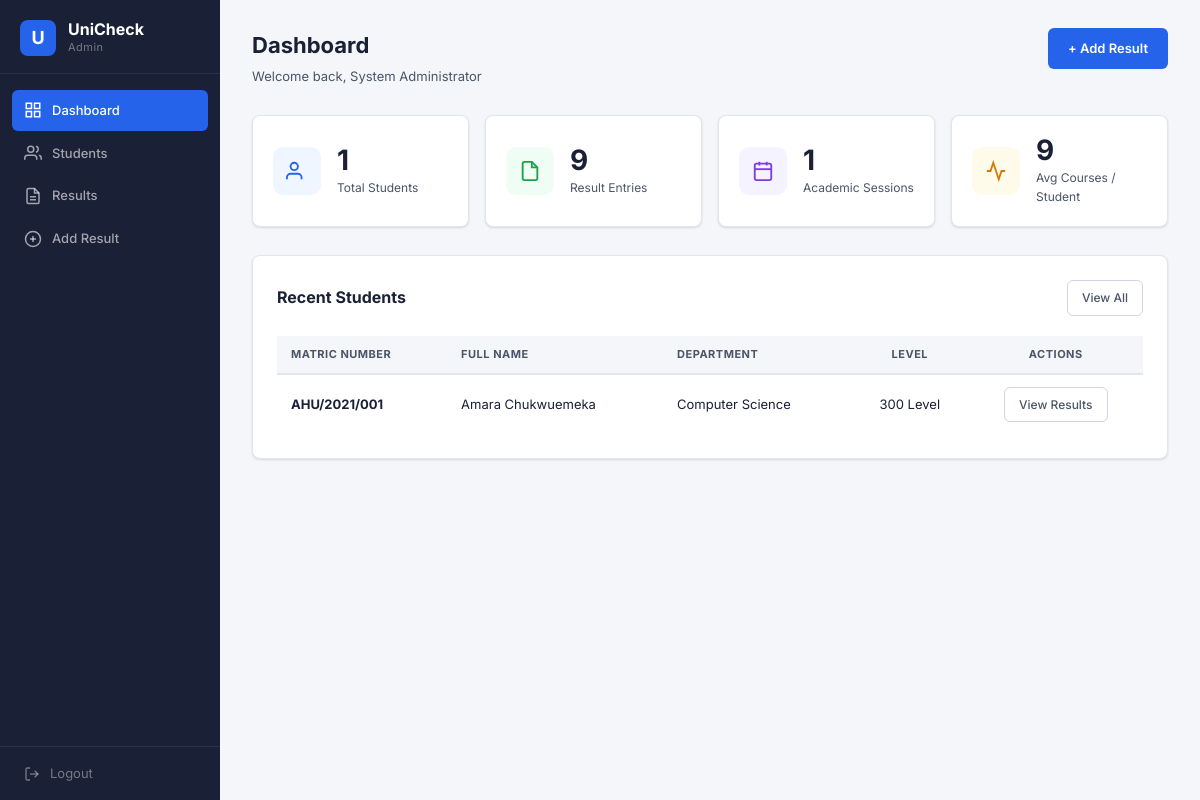
Page /admin/dashboard.php (signed in) on the committed database.
### tables this page shows
CREATE TABLE IF NOT EXISTS students (
    id INT AUTO_INCREMENT PRIMARY KEY,
    matric_number VARCHAR(20) NOT NULL UNIQUE,
    full_name VARCHAR(100) NOT NULL,
    level ENUM('100','200','300','400','500') NOT NULL,
    department VARCHAR(100) NOT NULL,
    faculty VARCHAR(100) NOT NULL,
    created_at TIMESTAMP DEFAULT CURRENT_TIMESTAMP
);

### admin/dashboard.php (the view, shortened to what this page needs)
<?php
require_once '../includes/config.php';
$totalStudents = $conn->query("SELECT COUNT(*) AS c FROM students")->fetch_assoc()['c'];
$totalResults  = $conn->query("SELECT COUNT(*) AS c FROM results")->fetch_assoc()['c'];
$totalSessions = $conn->query("SELECT COUNT(DISTINCT session) AS c FROM results")->fetch_assoc()['c'];
$recent = $conn->query("SELECT * FROM students ORDER BY created_at DESC LIMIT 8");
?>
<!DOCTYPE html>
<html lang="en">
<head>
  <link rel="stylesheet" href="../assets/css/style.css"/>
</head>
<body class="admin-body">
  <aside class="sidebar">
    <div class="sidebar-logo">
      <div class="logo-icon">U</div>
      <div>
        <span class="logo-name">UniCheck</span>
        <span class="logo-sub">Admin</span>
      </div>
    </div>
    <nav class="sidebar-nav">
      <a href="dashboard.php" class="nav-item active">
        <svg width="18" height="18" fill="none" stroke="currentColor" stroke-width="2" viewBox="0 0 24 24"><rect x="3" y="3" width="7" height="7"/><rect x="14" y="3" width="7" height="7"/><rect x="3" y="14" width="7" height="7"/><rect x="14" y="14" width="7" height="7"/></svg>
        Dashboard
      </a>
      <a href="students.php" class="nav-item">
        <svg width="18" height="18" fill="none" stroke="currentColor" stroke-width="2" viewBox="0 0 24 24"><path d="M17 21v-2a4 4 0 0 0-4-4H5a4 4 0 0 0-4 4v2"/><circle cx="9" cy="7" r="4"/><path d="M23 21v-2a4 4 0 0 0-3-3.87"/><path d="M16 3.13a4 4 0 0 1 0 7.75"/></svg>
        Students
      </a>
      <a href="results.php" class="nav-item">
        <svg width="18" height="18" fill="none" stroke="currentColor" stroke-width="2" viewBox="0 0 24 24"><path d="M14 2H6a2 2 0 0 0-2 2v16a2 2 0 0 0 2 2h12a2 2 0 0 0 2-2V8z"/><polyline points="14 2 14 8 20 8"/><line x1="16" y1="13" x2="8" y2="13"/><line x1="16" y1="17" x2="8" y2="17"/></svg>
        Results
      </a>
      <a href="add_result.php" class="nav-item">
        <svg width="18" height="18" fill="none" stroke="currentColor" stroke-width="2" viewBox="0 0 24 24"><circle cx="12" cy="12" r="10"/><line x1="12" y1="8" x2="12" y2="16"/><line x1="8" y1="12" x2="16" y2="12"/></svg>
        Add Result
      </a>
    </nav>
    <a href="logout.php" class="sidebar-logout">
      <svg width="16" height="16" fill="none" stroke="currentColor" stroke-width="2" viewBox="0 0 24 24"><path d="M9 21H5a2 2 0 0 1-2-2V5a2 2 0 0 1 2-2h4"/><polyline points="16 17 21 12 16 7"/><line x1="21" y1="12" x2="9" y2="12"/></svg>
      Logout
    </a>
  </aside>
  <div class="admin-main">
    <div class="admin-topbar">
      <div>
        <h1 class="page-title">Dashboard</h1>
        <p class="page-sub">Welcome back, <?= htmlspecialchars($_SESSION['admin_name']) ?></p>
      </div>
      <a href="add_result.php" class="btn btn-primary">+ Add Result</a>
    </div>
    <div class="stats-grid">
      <div class="stat-card">
        <div class="stat-icon stat-icon--blue">
          <svg width="22" height="22" fill="none" stroke="currentColor" stroke-width="2" viewBox="0 0 24 24"><path d="M17 21v-2a4 4 0 0 0-4-4H5a4 4 0 0 0-4 4v2"/><circle cx="9" cy="7" r="4"/></svg>
        </div>
        <div>
          <div class="stat-num"><?= $totalStudents ?></div>
          <div class="stat-label">Total Students</div>
        </div>
      </div>
      <div class="stat-card">
        <div class="stat-icon stat-icon--green">
          <svg width="22" height="22" fill="none" stroke="currentColor" stroke-width="2" viewBox="0 0 24 24"><path d="M14 2H6a2 2 0 0 0-2 2v16a2 2 0 0 0 2 2h12a2 2 0 0 0 2-2V8z"/><polyline points="14 2 14 8 20 8"/></svg>
        </div>
        <div>
          <div class="stat-num"><?= $totalResults ?></div>
          <div class="stat-label">Result Entries</div>
        </div>
      </div>
      <div class="stat-card">
        <div class="stat-icon stat-icon--purple">
          <svg width="22" height="22" fill="none" stroke="currentColor" stroke-width="2" viewBox="0 0 24 24"><rect x="3" y="4" width="18" height="18" rx="2"/><line x1="16" y1="2" x2="16" y2="6"/><line x1="8" y1="2" x2="8" y2="6"/><line x1="3" y1="10" x2="21" y2="10"/></svg>
        </div>
        <div>
          <div class="stat-num"><?= $totalSessions ?></div>
          <div class="stat-label">Academic Sessions</div>
        </div>
      </div>
      <div class="stat-card">
        <div class="stat-icon stat-icon--orange">
          <svg width="22" height="22" fill="none" stroke="currentColor" stroke-width="2" viewBox="0 0 24 24"><polyline points="22 12 18 12 15 21 9 3 6 12 2 12"/></svg>
        </div>
        <div>
          <div class="stat-num"><?= $totalStudents > 0 ? round($totalResults / $totalStudents, 1) : 0 ?></div>
          <div class="stat-label">Avg Courses / Student</div>
        </div>
      </div>
    </div>
    <div class="card" style="margin-top:28px">
      <div class="table-header">
        <h2 class="table-title">Recent Students</h2>
        <a href="students.php" class="btn btn-outline-sm">View All</a>
      </div>
      <div class="table-wrap">
        <table class="result-table">
          <thead>
            <tr>
              <th>Matric Number</th>
              <th>Full Name</th>
              <th>Department</th>
              <th class="center">Level</th>
              <th class="center">Actions</th>
            </tr>
          </thead>
          <tbody>
            <?php while ($s = $recent->fetch_assoc()): ?>
            <tr>
              <td><strong><?= htmlspecialchars($s['matric_number']) ?></strong></td>
              <td><?= htmlspecialchars($s['full_name']) ?></td>
              <td><?= htmlspecialchars($s['department']) ?></td>
              <td class="center"><?= $s['level'] ?> Level</td>
              <td class="center">
                <a href="results.php?matric=<?= urlencode($s['matric_number']) ?>" class="btn btn-outline-sm">View Results</a>
              </td>
            </tr>
            <?php endwhile; ?>
          </tbody>
        </table>
      </div>
    </div>
  </div>
</body>
</html>

### rows in the picture
students: matric_number "AHU/2021/001", full_name "Amara Chukwuemeka", department "Computer Science", level "300"

### other values in the picture
$_SESSION['admin_name'] "System Administrator"
$totalStudents "1"
$totalResults "9"
$totalSessions "1"
$totalResults / $totalStudents "9"
